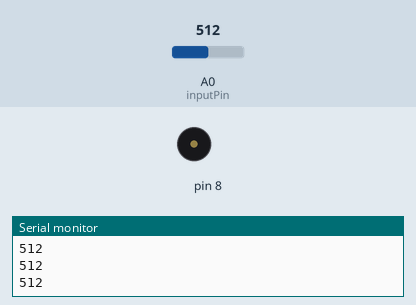
This sketch was run on a simulated Arduino Uno, built with avr-gcc and run on an emulated ATmega328P. On the bench: buzzer (waves = sounding), the last lines printed to the serial monitor. The test bench sets the inputs (shaded band); at power-on: A0 (inputPin) = 512.

Above: at 3.4 s.
3.5 s: A0 (inputPin) set to 22
5.0 s: A0 (inputPin) set to 18
At 5.2 s:
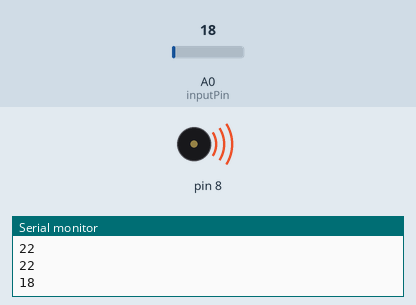
8.0 s: A0 (inputPin) set to 122
At 8.8 s:
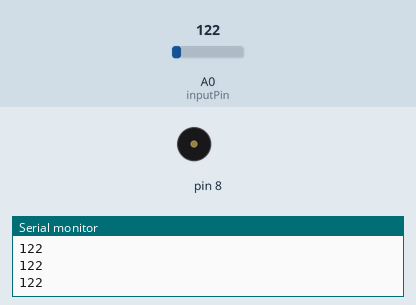
9.5 s: A0 (inputPin) set to 10
At 9.7 s:
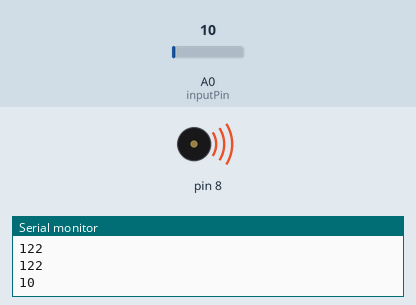
Timing chart, 0 to 12.5 s (numbered marks = the images above; inputs shaded):
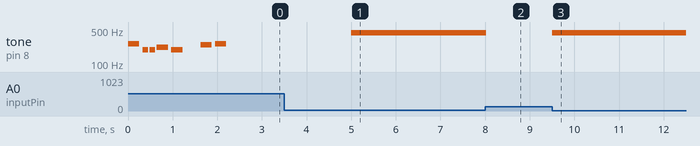

The sketch:

Lab4tone.ino
```cpp
 //created 21 Jan 2010
// modified 30 Aug 2011
// by Tom Igoe
// modified by Paula Teixeira for the Physical Computing course


 #include "pitches.h"

 int sensorValue = 0;

int inputPin = A0;

// notes in the melody:
int melody[] = {
  NOTE_C4, NOTE_G3,NOTE_G3, NOTE_A3, NOTE_G3,0, NOTE_B3, NOTE_C4};

// note durations: 4 = quarter note, 8 = eighth note, etc.:
int noteDurations[] = {
  4, 8, 8, 4,4,4,4,4 };

void setup() {

   Serial.begin(9600);
     pinMode(inputPin, INPUT);
     // iterate over the notes of the melody:
  for (int thisNote = 0; thisNote < 8; thisNote++) {

    // to calculate the note duration, take one second
    // divided by the note type.
    //e.g. quarter note = 1000 / 4, eighth note = 1000/8, etc.
    int noteDuration = 1000/noteDurations[thisNote];
    tone(8, melody[thisNote],noteDuration);

    // to distinguish the notes, set a minimum time between them.
    // the note's duration + 30% seems to work well:
    int pauseBetweenNotes = noteDuration * 1.30;
    delay(pauseBetweenNotes);
    // stop the tone playing:
  }
}
void loop() {
  // read the input on analog pin 0:
  int sensorValue = analogRead(A0);
  // print out the value you read:
  Serial.println(sensorValue);
  delay(1);        // delay in between reads for stability


 if(sensorValue<20){

  // iterate over the notes of the melody:
  tone(8, 440, 200);
  delay(200);

 }

 else{

    noTone(8);


 }
}
```

Measured:
- the behaviour switches between 20 and 19 on A0 (inputPin) (found by bisection; images 0 and 1)
- after the input at 5.0 s, tone on pin 8: silent → 440 Hz at once
- after the input at 8.0 s, tone on pin 8: 440 Hz → silent at once
- after the input at 9.5 s, tone on pin 8: silent → 440 Hz at once
